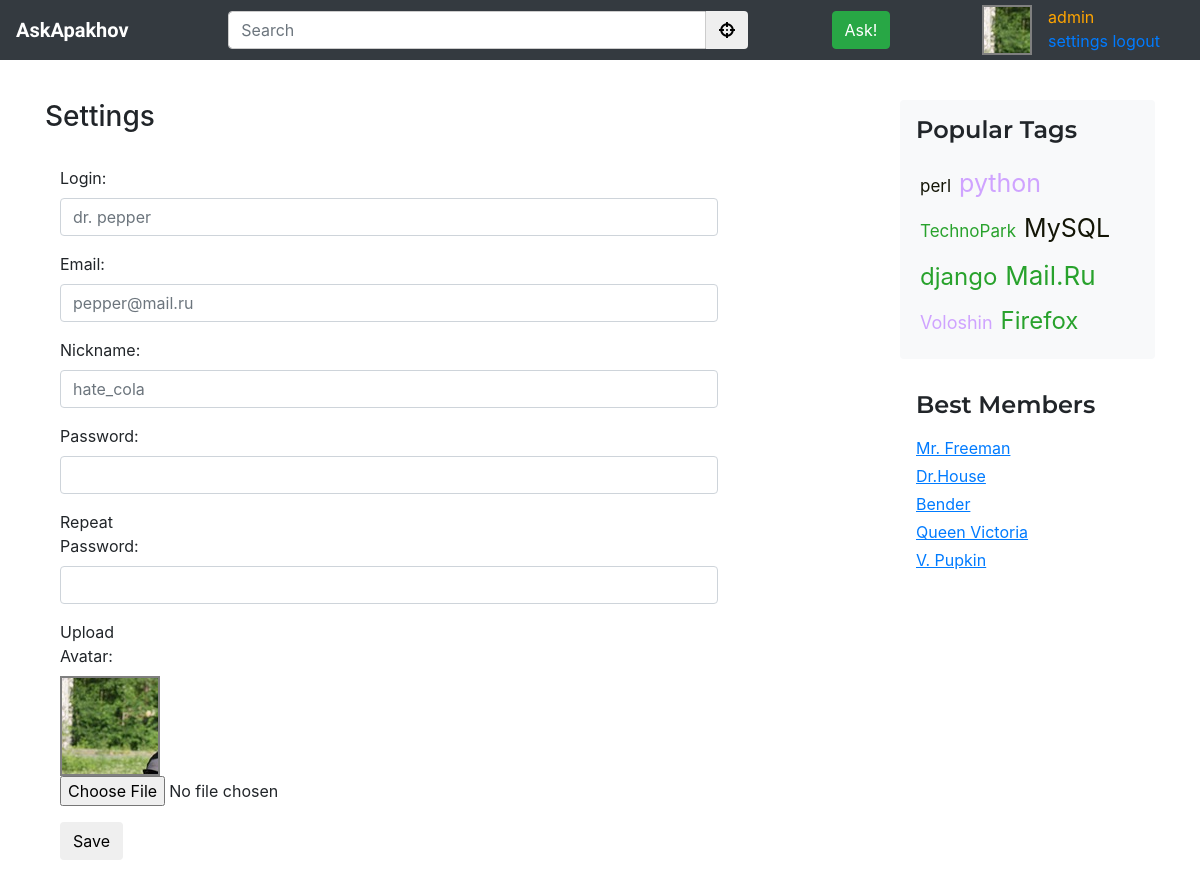
The app's page /settings/ (signed in) with its own data.
### ask/models.py (models this page shows)
class Profile(AbstractUser):
    upload = models.ImageField(upload_to='%Y/%m/%d/', default='index.png')

### ask/views.py (the view)
# urls.py: path('settings/', views.settings, name='settings'),
def settings(request):
    return render(request, 'ask/settings.html')

### ask/templates/ask/settings.html (shortened to what this page needs)
{% extends "ask/base.html" %}
{% load static %}
{% block links %}
<link rel="stylesheet" href="{% static 'ask/settings.css' %}" type="text/css">{% endblock %}
{% block main-content %}
<h3 class="pb-3 mb-3 mr-2 main-header">
    Settings
</h3>
<form class="form-horizontal" action="/action_page.php">
    <div class="form-group">
        <label class="control-label col-sm-2" for="login">Login:</label>
        <div class="col-sm-10">
            <input type="" class="form-control" id="login" placeholder="dr. pepper">
        </div>
    </div>
    <div class="form-group">
        <label class="control-label col-sm-2" for="email">Email:</label>
        <div class="col-sm-10">
            <input type="email" class="form-control" id="email" placeholder="pepper@mail.ru">
        </div>
    </div>
    <div class="form-group">
        <label class="control-label col-sm-2" for="nickname">Nickname:</label>
        <div class="col-sm-10">
            <input type="" class="form-control" id="nickname" placeholder="hate_cola">
        </div>
    </div>
    <div class="form-group">
        <label class="control-label col-sm-2" for="password">Password:</label>
        <div class="col-sm-10">
            <input type="password" class="form-control" id="password" placeholder="">
        </div>
    </div>
    <div class="form-group">
        <label class="control-label col-sm-2" for="rep_password">Repeat Password:</label>
        <div class="col-sm-10">
            <input type="password" class="form-control" id="rep_password" placeholder="">
        </div>
    </div>
    <div class="form-group">
        <label class="control-label col-sm-2" for="avatar">Upload Avatar:</label>
        <div class="col-sm-10">
        <div class="avatar-current mr-10 mb-10">
            <img src="{% static 'ask/images/avatar_tn.jpg' %}">
        </div>
    </div>
        <div class="col-sm-10">
                <input type="file" name="avatar" id="fileToUpload">
        </div>
    </div>
    <div class="form-group">
        <div class="col-sm-offset-2 col-sm-10">
            <button type="submit" class="btn btn-default">Save</button>
        </div>
    </div>
</form>
{% endblock %}

### ask/templates/ask/base.html (shortened to what this page needs)
{% load static %}
<!DOCTYPE html>
<html lang="en">
    <head>
        {% block links %}{% endblock %}
        <link rel="stylesheet" href="{% static 'ask/base.css' %}" type="text/css">
        <link rel="stylesheet" href="https://use.fontawesome.com/releases/v5.3.1/css/all.css">
        <link rel="stylesheet" href="https://stackpath.bootstrapcdn.com/bootstrap/4.1.3/css/bootstrap.min.css">
    </head>
    <body>
        <nav class="navbar navbar-expand fixed-top navbar-dark bg-dark">
            <a class="navbar-brand" href="{% url 'ask:index'  %}">AskApakhov</a>
            <div class="collapse navbar-collapse" id="navb">
                <form class="navbar-form mx-auto w-50" action="/action_page.php">
                    <div class="input-group">
                        <input type="text" class="form-control" placeholder="Search">
                        <div class="input-group-btn">
                            <button class="btn btn-default" id="search-button" type="submit">
                                <i class="fas fa-crosshairs"></i>
                            </button>
                        </div>
                    </div>
                </form>
                <a href="{% url 'ask:ask'  %}" class="btn btn-success" type="button">Ask!</a>
                <ul class="nav navbar-nav ml-auto mr-3">
                    {% if user.is_authenticated %}
                        <li class="px-2">
                            <div class="avatar-thumbnail">
                                <img src="{{user.upload.url}}">
                            </div>
                        </li>
                        <li class="px-2">
                            <div style="display: block;"><font color="orange">{{ user.username }}</font></div>
                            <a href="{% url 'ask:settings' %}">settings</a>
                            <a href="{% url 'logout' %}">logout</a>
                        </li>
                    {% else %}
                        <li class="px-2 ml-2 mt-2"><a href="{% url 'ask:signup' %}"><i class="fas fa-user-plus"></i> Sign Up </a></li>
                        <li class="px-2 ml-1 mt-2"><a href="{% url 'login' %}"><i class="fas fa-fingerprint "></i> Login </a></li>
                    {% endif %}
                </ul>
            </div>
        </nav>
        <main role="main" class="container main-container">
            <div class="row">
                <div class="col-md-9 blog-main">
                    {% block main-content %}{% endblock %}
                </div>
                <aside class="col-md-3 blog-sidebar">
                    <div class="p-3 mb-3 bg-light rounded">
                        <h4 class="mb-3">Popular Tags</h4>
                        <div id="tag-cloud" class="md-0">
                        </div>
                    </div>
                    <div class="p-3">
                        <h4 class="mb-3">Best Members</h4>
                        <ol class="list-unstyled mb-1">
                            <li class="mb-1"><a href="#"><u>Mr. Freeman</u></a></li>
                            <li class="mb-1"><a href="#"><u>Dr.House</u></a></li>
                            <li class="mb-1"><a href="#"><u>Bender</u></a></li>
                            <li class="mb-1"><a href="#"><u>Queen Victoria</u></a></li>
                            <li class="mb-1"><a href="#"><u>V. Pupkin</u></a></li>
                        </ol>
                    </div>
                </aside>
            </div>
        </main>
    </body>
</html>

### ask/static/ask/settings.css (style rules this page uses)
.avatar-current { width:100px; height:100px; border: 2px solid gray; overflow: hidden; position: relative; }
.avatar-current img { position: absolute; }

### ask/static/ask/base.css (style rules this page uses)
input[type="text"], textarea { outline: none; box-shadow:none !important; border:1px solid #ccc; }
.main-container { margin-top: 100px; }
#search-button { border-top-left-radius: 0rem; border-top-right-radius: 0.25rem; border-bottom-right-radius: 0.25rem; border-bottom-left-radius: 0rem; }
.navbar { height: 60px; background-color: black !important }
.navbar-brand { font-family: K2D; font-weight: 900; }
.blog-sidebar h4 { font-family: Montserrat; font-weight: 600; }
.avatar-thumbnail { width:50px; height:50px; border: 2px solid gray; overflow: hidden; position: relative; }
.avatar-thumbnail img { position: absolute; }

### records on screen
Profile: upload (picture), username "admin"
